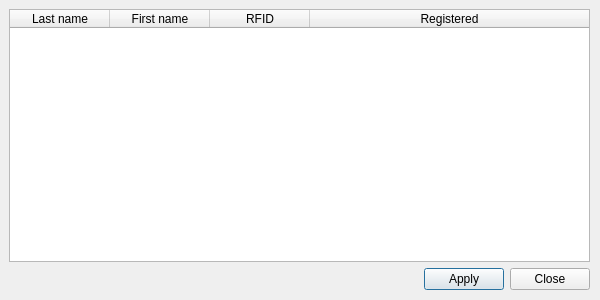
<?xml version="1.0" encoding="UTF-8"?>
<ui version="4.0">
 <class>Dialog</class>
 <widget class="QDialog" name="Dialog">
  <property name="geometry">
   <rect>
    <x>0</x>
    <y>0</y>
    <width>600</width>
    <height>300</height>
   </rect>
  </property>
  <property name="windowTitle">
   <string>Dialog</string>
  </property>
  <widget class="QWidget" name="verticalLayoutWidget">
   <property name="geometry">
    <rect>
     <x>9</x>
     <y>9</y>
     <width>581</width>
     <height>281</height>
    </rect>
   </property>
   <layout class="QVBoxLayout" name="verticalLayout">
    <item>
     <widget class="QTableWidget" name="tableCoaches">
      <property name="sizePolicy">
       <sizepolicy hsizetype="Expanding" vsizetype="Expanding">
        <horstretch>0</horstretch>
        <verstretch>0</verstretch>
       </sizepolicy>
      </property>
      <attribute name="horizontalHeaderMinimumSectionSize">
       <number>60</number>
      </attribute>
      <attribute name="horizontalHeaderStretchLastSection">
       <bool>true</bool>
      </attribute>
      <attribute name="horizontalHeaderStretchLastSection">
       <bool>true</bool>
      </attribute>
      <attribute name="horizontalHeaderMinimumSectionSize">
       <number>60</number>
      </attribute>
      <column>
       <property name="text">
        <string>Last name</string>
       </property>
      </column>
      <column>
       <property name="text">
        <string>First name</string>
       </property>
      </column>
      <column>
       <property name="text">
        <string>RFID</string>
       </property>
      </column>
      <column>
       <property name="text">
        <string>Registered</string>
       </property>
      </column>
     </widget>
    </item>
    <item>
     <layout class="QHBoxLayout" name="horizontalLayout">
      <item>
       <spacer name="horizontalSpacer">
        <property name="orientation">
         <enum>Qt::Horizontal</enum>
        </property>
        <property name="sizeHint" stdset="0">
         <size>
          <width>40</width>
          <height>20</height>
         </size>
        </property>
       </spacer>
      </item>
      <item>
       <widget class="QPushButton" name="buttonApply">
        <property name="text">
         <string>Apply</string>
        </property>
       </widget>
      </item>
      <item>
       <widget class="QPushButton" name="buttonClose">
        <property name="text">
         <string>Close</string>
        </property>
       </widget>
      </item>
     </layout>
    </item>
   </layout>
  </widget>
 </widget>
 <resources/>
 <connections/>
</ui>
